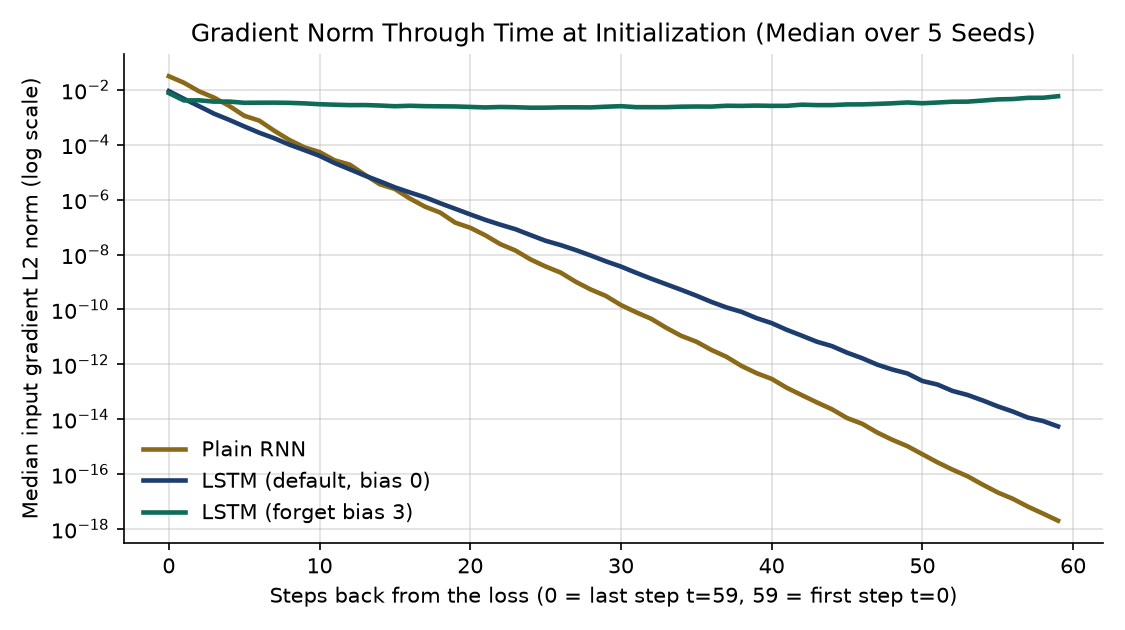

This figure's Python source:
"""
Piece 2: Gradient-through-time measurement at initialization.
Measures the gradient L2 norm reaching each input step of a 60-step sequence
(hidden=32, batch=16, input_features=8) when the loss reads only the last step,
taking the median across 5 seeds (0..4) and saving a log-scale plot.
"""
import torch
import torch.nn as nn
import matplotlib.pyplot as plt


def measure_input_gradients(kind, gate_bias=None, seq_len=60, batch_size=16,
                            n_inputs=8, hidden=32, seeds=(0, 1, 2, 3, 4)):
    """Returns a tensor of shape (seq_len,) indexed by steps_back = 0 .. seq_len-1,
    representing the median L2 norm of dL/dx_t across the given seeds."""
    all_seed_norms = []

    for seed in seeds:
        torch.manual_seed(seed)
        cell_cls = {"rnn": nn.RNN, "lstm": nn.LSTM, "gru": nn.GRU}[kind]
        rnn = cell_cls(n_inputs, hidden, batch_first=True)
        head = nn.Linear(hidden, 4)

        if gate_bias is not None and kind in ("lstm", "gru"):
            with torch.no_grad():
                rnn.bias_ih_l0[hidden:2 * hidden].fill_(gate_bias / 2)
                rnn.rnn_bias_set = True
                rnn.bias_hh_l0[hidden:2 * hidden].fill_(gate_bias / 2)

        gen = torch.Generator().manual_seed(seed + 500)
        x = torch.randn(batch_size, seq_len, n_inputs, generator=gen, requires_grad=True)
        targets = torch.randint(0, 4, (batch_size,), generator=gen)

        out, _ = rnn(x)
        logits = head(out[:, -1])  # Loss reads ONLY the last step (t = seq_len - 1)
        loss = nn.functional.cross_entropy(logits, targets)
        loss.backward()

        # Norm of gradient per time step t = 0 .. seq_len - 1
        # Flip so index k = 0 is 0 steps back (t = 59) and k = 59 is 59 steps back (t = 0)
        step_norms = x.grad.detach().norm(dim=(0, 2))  # shape: (seq_len,)
        steps_back_norms = torch.flip(step_norms, dims=[0])
        all_seed_norms.append(steps_back_norms)

    stacked = torch.stack(all_seed_norms, dim=0)  # (n_seeds, seq_len)
    return stacked.median(dim=0).values


def run_gradients():
    seq_len = 60
    seeds = (0, 1, 2, 3, 4)
    configs = [
        ("Plain RNN", "rnn", None, "#8A6A18"),
        ("LSTM (default, bias 0)", "lstm", None, "#1C3D6E"),
        ("LSTM (forget bias 3)", "lstm", 3.0, "#0E6B57"),
    ]

    report_steps = [0, 9, 29, 59]
    print("=== Piece 2: Median Gradient Norm Through Time (Markdown Table for README) ===")
    print("| Configuration | 0 steps back ($t=59$) | 9 steps back ($t=50$) | 29 steps back ($t=30$) | 59 steps back ($t=0$) |")
    print("| :--- | :---: | :---: | :---: | :---: |")

    curves = {}
    for label, kind, bias, color in configs:
        med_norms = measure_input_gradients(
            kind=kind, gate_bias=bias, seq_len=seq_len, batch_size=16,
            n_inputs=8, hidden=32, seeds=seeds
        )
        curves[label] = (med_norms, color)
        vals = [med_norms[k].item() for k in report_steps]
        print(
            f"| {label} | `{vals[0]:.3e}` | `{vals[1]:.3e}` | `{vals[2]:.3e}` | `{vals[3]:.3e}` |"
        )

    # Plot on log scale
    plt.rcParams.update({
        "figure.dpi": 120,
        "axes.spines.top": False,
        "axes.spines.right": False,
        "axes.grid": True,
        "grid.alpha": 0.4,
        "font.size": 10,
    })
    fig, ax = plt.subplots(figsize=(7.5, 4.2))
    steps_back = list(range(seq_len))
    for label, (med_norms, color) in curves.items():
        ax.plot(steps_back, med_norms.numpy(), lw=2.2, color=color, label=label)

    ax.set_yscale("log")
    ax.set_xlabel("Steps back from the loss (0 = last step t=59, 59 = first step t=0)")
    ax.set_ylabel("Median input gradient L2 norm (log scale)")
    ax.set_title("Gradient Norm Through Time at Initialization (Median over 5 Seeds)")
    ax.legend(frameon=False)
    plt.tight_layout()
    plt.savefig("gradients.png", dpi=150)
    plt.close(fig)
    print("\nSaved log-scale plot to gradients.png")


if __name__ == "__main__":
    run_gradients()
